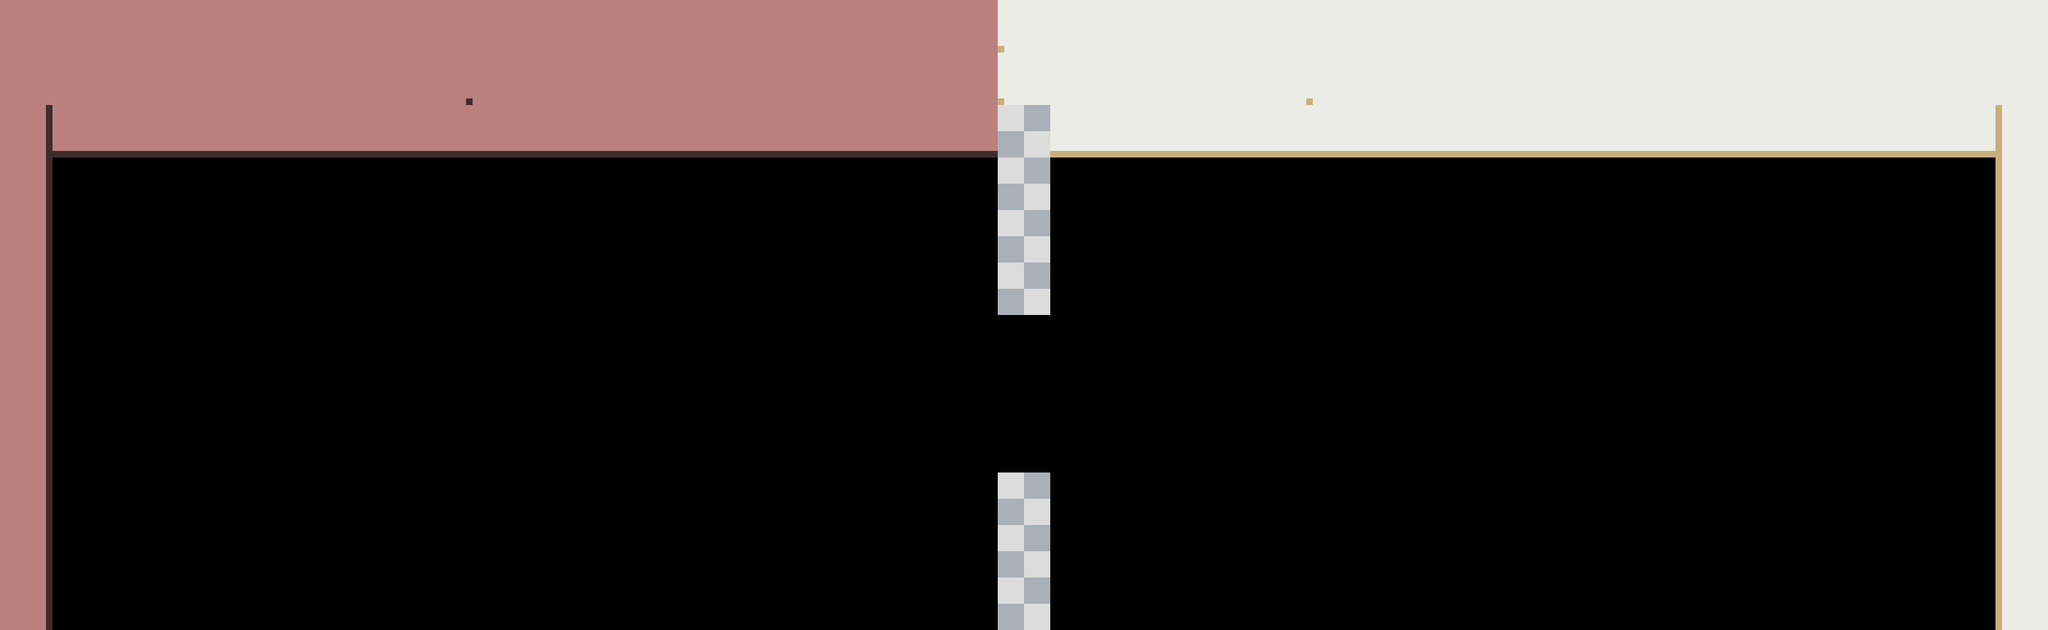

Tiled map render using the project's own tile images. Description and the map definition, with tile-layer contents summarised, below:
An orthogonal 39x12 tile map with 64x64 px tiles, 1 tile layer (Capa de patrones 1) and 163 objects (104x pared, 12x encimera, 7x sillaDer, 7x sillaIz, 5x cinta, ...).

<map version="1.5" tiledversion="1.7.2" orientation="orthogonal" renderorder="right-down" width="39" height="12" tilewidth="64" tileheight="64" infinite="0" nextlayerid="4" nextobjectid="279">
 <tileset firstgid="1" source="Tileset.tsx" />
 <layer id="1" name="Capa de patrones 1" width="39" height="12">
  <data>[468 cells, 468 non-empty, 13 distinct tile ids]</data>
 </layer>
 <objectgroup id="2" name="Capa de Objetos 1">
  <object id="1" name="mesaMH" x="511.999" y="103">
   <point />
  </object>
  <object id="262" name="mesaMH" x="703.999" y="615">
   <point />
  </object>
  <object id="265" name="mesaMV" x="334.999" y="257">
   <point />
  </object>
  <object id="5" name="cartel" x="114" y="649">
   <point />
  </object>
  <object id="6" name="inicioCinta" x="2368" y="678">
   <properties>
    <property name="Horizontal" type="bool" value="true" />
    <property name="VelocidadX" type="float" value="-1" />
    <property name="VelocidadY" type="float" value="0" />
   </properties>
   <point />
  </object>
  <object id="7" name="cinta" x="2304" y="678">
   <properties>
    <property name="Horizontal" type="bool" value="true" />
   </properties>
   <point />
  </object>
  <object id="8" name="finalCinta" x="1984" y="614">
   <point />
  </object>
  <object id="9" name="fogon" x="1728" y="364">
   <point />
  </object>
  <object id="10" name="encimera" x="1216" y="552">
   <point />
  </object>
  <object id="11" name="lavavajillas" x="1215.83" y="614.417">
   <point />
  </object>
  <object id="14" name="mesaMH" x="1088" y="164">
   <point />
  </object>
  <object id="15" name="fogon" x="1792" y="364">
   <point />
  </object>
  <object id="16" name="fogon" x="1472" y="618">
   <point />
  </object>
  <object id="17" name="fogon" x="1536" y="618">
   <point />
  </object>
  <object id="18" name="tabla" x="1920" y="424">
   <point />
  </object>
  <object id="19" name="sillaDer" x="448" y="103">
   <point />
  </object>
  <object id="261" name="sillaDer" x="640" y="615">
   <point />
  </object>
  <object id="264" name="sillaAb" x="334" y="203">
   <point />
  </object>
  <object id="27" name="puerta" x="128" y="38">
   <properties>
    <property name="MaxTamGrupo" type="int" value="4" />
    <property name="VelocidadX" type="float" value="0" />
    <property name="VelocidadY" type="float" value="2" />
    <property name="t_Max" type="int" value="5" />
    <property name="vertical" type="bool" value="true" />
   </properties>
   <point />
  </object>
  <object id="30" name="mesaS" x="635.855" y="295">
   <point />
  </object>
  <object id="269" name="mesaS" x="339.855" y="519">
   <point />
  </object>
  <object id="249" name="mesaS" x="862.855" y="166">
   <point />
  </object>
  <object id="31" name="sillaDer" x="572" y="295">
   <point />
  </object>
  <object id="268" name="sillaDer" x="276" y="519">
   <point />
  </object>
  <object id="248" name="sillaDer" x="799" y="166">
   <point />
  </object>
  <object id="32" name="sillaIz" x="699.833" y="295">
   <point />
  </object>
  <object id="267" name="sillaIz" x="403.833" y="519">
   <point />
  </object>
  <object id="247" name="sillaIz" x="926.833" y="166">
   <point />
  </object>
  <object id="43" name="sillaAb" x="1088" y="102">
   <point />
  </object>
  <object id="44" name="sillaAb" x="1152" y="102">
   <point />
  </object>
  <object id="46" name="arroz" x="1472" y="102">
   <point />
  </object>
  <object id="47" name="tabla" x="1856" y="424">
   <point />
  </object>
  <object id="48" name="encimera" x="1728" y="424">
   <point />
  </object>
  <object id="246" name="sillaAb" x="858" y="101.5">
   <point />
  </object>
  <object id="52" name="sillaIz" x="640" y="103">
   <point />
  </object>
  <object id="260" name="sillaIz" x="832" y="615">
   <point />
  </object>
  <object id="270" name="camarero" x="960" y="487">
   <point />
  </object>
  <object id="60" name="encimera" x="1984" y="424">
   <point />
  </object>
  <object id="63" name="encimera" x="1856" y="364">
   <point />
  </object>
  <object id="64" name="encimera" x="1792" y="424">
   <point />
  </object>
  <object id="65" name="encimera" x="1920" y="364">
   <point />
  </object>
  <object id="66" name="encimera" x="1984" y="364">
   <point />
  </object>
  <object id="213" name="pilaS" x="1792" y="102">
   <point />
  </object>
  <object id="214" name="pilaM" x="1856" y="102">
   <point />
  </object>
  <object id="215" name="pilaL" x="1920" y="102">
   <point />
  </object>
  <object id="226" name="cinta" x="2240" y="678">
   <properties>
    <property name="Horizontal" type="bool" value="true" />
   </properties>
   <point />
  </object>
  <object id="227" name="cinta" x="2176" y="678">
   <properties>
    <property name="Horizontal" type="bool" value="true" />
   </properties>
   <point />
  </object>
  <object id="228" name="cinta" x="2112" y="678">
   <properties>
    <property name="Horizontal" type="bool" value="true" />
   </properties>
   <point />
  </object>
  <object id="229" name="encimera" x="1600" y="618">
   <point />
  </object>
  <object id="271" name="cocinera" x="1856" y="554">
   <point />
  </object>
  <object id="230" name="encimera" x="1664" y="618">
   <point />
  </object>
  <object id="231" name="encimera" x="1216" y="488">
   <point />
  </object>
  <object id="232" name="encimera" x="1536" y="102">
   <point />
  </object>
  <object id="233" name="encimera" x="1408" y="102">
   <point />
  </object>
  <object id="242" name="cinta" x="2047.5" y="678">
   <properties>
    <property name="Horizontal" type="bool" value="true" />
   </properties>
   <point />
  </object>
  <object id="272" name="sillaDer" x="272.667" y="268.333">
   <point />
  </object>
  <object id="273" name="sillaDer" x="272.667" y="314.167">
   <point />
  </object>
  <object id="277" name="sillaIz" x="399" y="268.33">
   <point />
  </object>
  <object id="278" name="sillaIz" x="399" y="314.17">
   <point />
  </object>
 </objectgroup>
 <objectgroup id="3" name="Pared" visible="0">
  <object id="72" name="pared" x="128" y="102">
   <point />
  </object>
  <object id="73" name="pared" x="192" y="102">
   <point />
  </object>
  <object id="74" name="pared" x="64" y="102">
   <point />
  </object>
  <object id="75" name="pared" x="-1.89293e-14" y="102">
   <point />
  </object>
  <object id="76" name="pared" x="-1.89293e-14" y="166">
   <point />
  </object>
  <object id="77" name="pared" x="-1.89293e-14" y="230">
   <point />
  </object>
  <object id="78" name="pared" x="-1.89293e-14" y="294">
   <point />
  </object>
  <object id="79" name="pared" x="-1.89293e-14" y="358">
   <point />
  </object>
  <object id="80" name="pared" x="-1.89293e-14" y="422">
   <point />
  </object>
  <object id="81" name="pared" x="-1.89293e-14" y="486">
   <point />
  </object>
  <object id="82" name="pared" x="-1.89293e-14" y="550">
   <point />
  </object>
  <object id="83" name="pared" x="384" y="102">
   <point />
  </object>
  <object id="84" name="pared" x="320" y="102">
   <point />
  </object>
  <object id="85" name="pared" x="256" y="102">
   <point />
  </object>
  <object id="86" name="pared" x="512" y="102">
   <point />
  </object>
  <object id="87" name="pared" x="640" y="102">
   <point />
  </object>
  <object id="245" name="pared" x="576" y="102">
   <point />
  </object>
  <object id="89" name="pared" x="448" y="102">
   <point />
  </object>
  <object id="90" name="pared" x="832" y="102">
   <point />
  </object>
  <object id="91" name="pared" x="768" y="102">
   <point />
  </object>
  <object id="93" name="pared" x="1024" y="102">
   <point />
  </object>
  <object id="94" name="pared" x="1088" y="102">
   <point />
  </object>
  <object id="95" name="pared" x="960" y="102">
   <point />
  </object>
  </objectgroup>
</map>
<!-- 81 of 163 objects omitted -->
